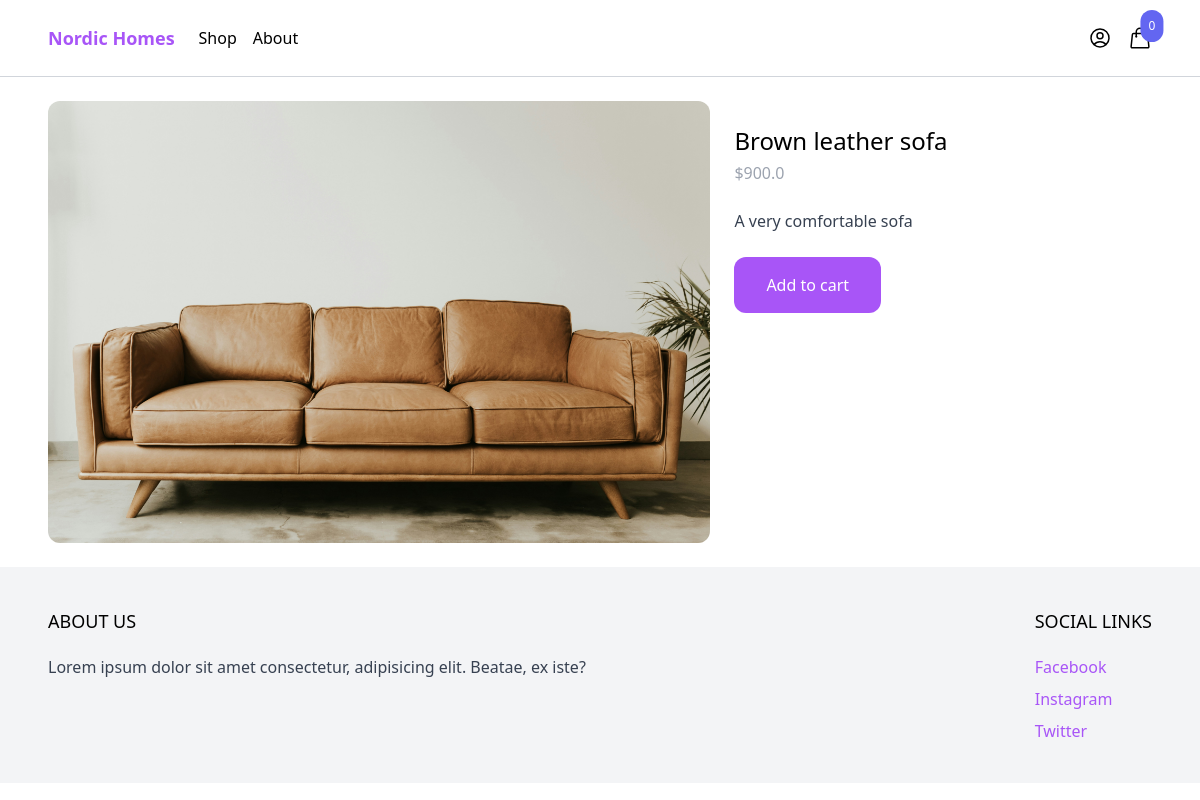
Page /shop/brown-leather-sofa/ on the committed database.
### product/models.py (models this page shows, shortened)
class Product(models.Model):
    category = models.ForeignKey(Category, related_name='products', on_delete=models.CASCADE)
    name = models.CharField(max_length=255)
    slug = models.SlugField()
    description = models.TextField(blank=True, null=True)
    price = models.IntegerField()
    created_at = models.DateTimeField(auto_now_add=True)
    class Meta:
        ordering = ('-created_at',)
    def get_display_price(self):
        return self.price / 100

### product/views.py (the view)
# urls.py: path('', include('product.urls')),
def product(request, slug):
    product = get_object_or_404(Product, slug=slug)
    return render(request, 'product/product.html', {'product':product})

### cart/cart.py (called while the page is built)
    def __len__(self):
        return sum(item['quantity'] for item in self.cart.values())

### cart/context_processors.py (called while the page is built)
def cart(request):
    return {'cart': Cart(request)}

### product/templates/product/product.html
{% extends 'core/base.html' %} {% load static %} {% block content %}
<div class="max-w-6xl mx-auto flex flex-wrap py-6 px-6 xl:px-6">
  <div class="images w-full mb-6 lg:mb-0 lg:w-3/5">
    <img src="{% static 'couch.jpg'  %}" alt="couch" class="rounded-xl" />
  </div>
  <div class="information w-full lg:w-2/5 lg:p-6">
    <h1 class="text-2xl">{{ product.name }}</h1>
    <p class="mt-1 text-gray-400">${{ product.get_display_price }}</p>
    {% if product.description %}
    <p class="mt-6 text-gray-700">{{ product.description }}</p>
    {% endif %}
    <a
      href="#"
      class="mt-6 inline-block px-8 py-4 rounded-xl bg-purple-500 text-white hover:bg-purple-700 transition duration-500 ease-in-out"
      hx-get="{% url 'cart:add_to_cart' product.id %}"
      hx-target="#menu-cart-button"
      hx-swap="outerHTML"
      >
      Add to cart
    </a>
  </div>
</div>
{% endblock %}

### rows in the picture
Product: name "Brown leather sofa", get_display_price "900.0", description "A very comfortable sofa"

### other values in the picture
{{ cart|length }} "0"
